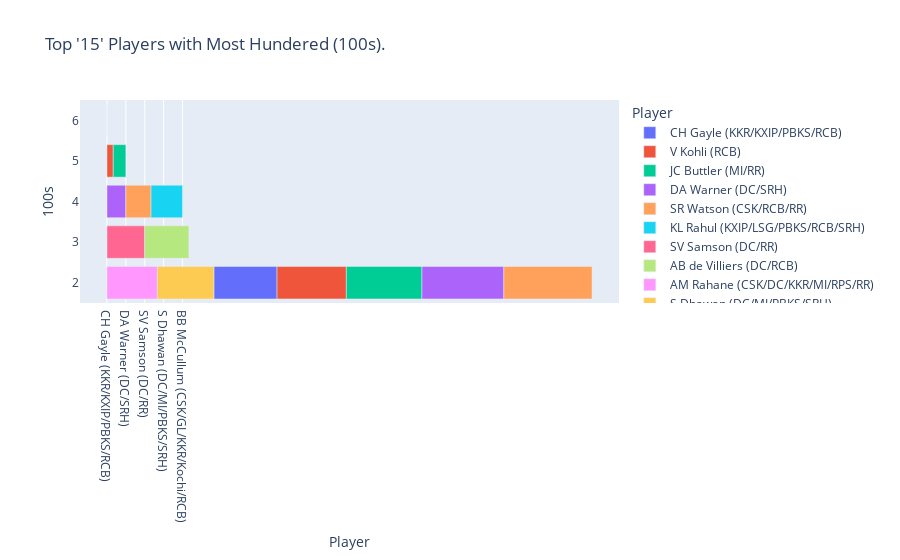

The notebook cell this image was saved under:
### Code cell
#Most No of Centuries in IPL

Records1 = Records.sort_values(by='100s', ascending=False)
fig = px.bar(Records1.head(15), x='Player', y='100s', color='Player',orientation='h', title="Top '15' Players with Most Hundered (100s).")
fig.show()

### Figure 1 — Plotly figure (JSON) as saved in the notebook; plotly's stock layout.template omitted (floating-point values rounded to 4 significant figures)
{"data": [{"alignmentgroup": "True", "hovertemplate": "Player=%{x}<br>100s=%{y}<extra></extra>", "legendgroup": "CH Gayle (KKR/KXIP/PBKS/RCB)", "marker": {"color": "#636efa", "pattern": {"shape": ""}}, "name": "CH Gayle (KKR/KXIP/PBKS/RCB)", "offsetgroup": "CH Gayle (KKR/KXIP/PBKS/RCB)", "orientation": "h", "showlegend": true, "textposition": "auto", "type": "bar", "x": ["CH Gayle (KKR/KXIP/PBKS/RCB)"], "xaxis": "x", "y": [6], "yaxis": "y"}, {"alignmentgroup": "True", "hovertemplate": "Player=%{x}<br>100s=%{y}<extra></extra>", "legendgroup": "V Kohli (RCB)", "marker": {"color": "#EF553B", "pattern": {"shape": ""}}, "name": "V Kohli (RCB)", "offsetgroup": "V Kohli (RCB)", "orientation": "h", "showlegend": true, "textposition": "auto", "type": "bar", "x": ["V Kohli (RCB)"], "xaxis": "x", "y": [5], "yaxis": "y"}, {"alignmentgroup": "True", "hovertemplate": "Player=%{x}<br>100s=%{y}<extra></extra>", "legendgroup": "JC Buttler (MI/RR)", "marker": {"color": "#00cc96", "pattern": {"shape": ""}}, "name": "JC Buttler (MI/RR)", "offsetgroup": "JC Buttler (MI/RR)", "orientation": "h", "showlegend": true, "textposition": "auto", "type": "bar", "x": ["JC Buttler (MI/RR)"], "xaxis": "x", "y": [5], "yaxis": "y"}, {"alignmentgroup": "True", "hovertemplate": "Player=%{x}<br>100s=%{y}<extra></extra>", "legendgroup": "DA Warner (DC/SRH)", "marker": {"color": "#ab63fa", "pattern": {"shape": ""}}, "name": "DA Warner (DC/SRH)", "offsetgroup": "DA Warner (DC/SRH)", "orientation": "h", "showlegend": true, "textposition": "auto", "type": "bar", "x": ["DA Warner (DC/SRH)"], "xaxis": "x", "y": [4], "yaxis": "y"}, {"alignmentgroup": "True", "hovertemplate": "Player=%{x}<br>100s=%{y}<extra></extra>", "legendgroup": "SR Watson (CSK/RCB/RR)", "marker": {"color": "#FFA15A", "pattern": {"shape": ""}}, "name": "SR Watson (CSK/RCB/RR)", "offsetgroup": "SR Watson (CSK/RCB/RR)", "orientation": "h", "showlegend": true, "textposition": "auto", "type": "bar", "x": ["SR Watson (CSK/RCB/RR)"], "xaxis": "x", "y": [4], "yaxis": "y"}, {"alignmentgroup": "True", "hovertemplate": "Player=%{x}<br>100s=%{y}<extra></extra>", "legendgroup": "KL Rahul (KXIP/LSG/PBKS/RCB/SRH)", "marker": {"color": "#19d3f3", "pattern": {"shape": ""}}, "name": "KL Rahul (KXIP/LSG/PBKS/RCB/SRH)", "offsetgroup": "KL Rahul (KXIP/LSG/PBKS/RCB/SRH)", "orientation": "h", "showlegend": true, "textposition": "auto", "type": "bar", "x": ["KL Rahul (KXIP/LSG/PBKS/RCB/SRH)"], "xaxis": "x", "y": [4], "yaxis": "y"}, {"alignmentgroup": "True", "hovertemplate": "Player=%{x}<br>100s=%{y}<extra></extra>", "legendgroup": "SV Samson (DC/RR)", "marker": {"color": "#FF6692", "pattern": {"shape": ""}}, "name": "SV Samson (DC/RR)", "offsetgroup": "SV Samson (DC/RR)", "orientation": "h", "showlegend": true, "textposition": "auto", "type": "bar", "x": ["SV Samson (DC/RR)"], "xaxis": "x", "y": [3], "yaxis": "y"}, {"alignmentgroup": "True", "hovertemplate": "Player=%{x}<br>100s=%{y}<extra></extra>", "legendgroup": "AB de Villiers (DC/RCB)", "marker": {"color": "#B6E880", "pattern": {"shape": ""}}, "name": "AB de Villiers (DC/RCB)", "offsetgroup": "AB de Villiers (DC/RCB)", "orientation": "h", "showlegend": true, "textposition": "auto", "type": "bar", "x": ["AB de Villiers (DC/RCB)"], "xaxis": "x", "y": [3], "yaxis": "y"}, {"alignmentgroup": "True", "hovertemplate": "Player=%{x}<br>100s=%{y}<extra></extra>", "legendgroup": "AM Rahane (CSK/DC/KKR/MI/RPS/RR)", "marker": {"color": "#FF97FF", "pattern": {"shape": ""}}, "name": "AM Rahane (CSK/DC/KKR/MI/RPS/RR)", "offsetgroup": "AM Rahane (CSK/DC/KKR/MI/RPS/RR)", "orientation": "h", "showlegend": true, "textposition": "auto", "type": "bar", "x": ["AM Rahane (CSK/DC/KKR/MI/RPS/RR)"], "xaxis": "x", "y": [2], "yaxis": "y"}, {"alignmentgroup": "True", "hovertemplate": "Player=%{x}<br>100s=%{y}<extra></extra>", "legendgroup": "S Dhawan (DC/MI/PBKS/SRH)", "marker": {"color": "#FECB52", "pattern": {"shape": ""}}, "name": "S Dhawan (DC/MI/PBKS/SRH)", "offsetgroup": "S Dhawan (DC/MI/PBKS/SRH)", "orientation": "h", "showlegend": true, "textposition": "auto", "type": "bar", "x": ["S Dhawan (DC/MI/PBKS/SRH)"], "xaxis": "x", "y": [2], "yaxis": "y"}, {"alignmentgroup": "True", "hovertemplate": "Player=%{x}<br>100s=%{y}<extra></extra>", "legendgroup": "AC Gilchrist (DC/KXIP)", "marker": {"color": "#636efa", "pattern": {"shape": ""}}, "name": "AC Gilchrist (DC/KXIP)", "offsetgroup": "AC Gilchrist (DC/KXIP)", "orientation": "h", "showlegend": true, "textposition": "auto", "type": "bar", "x": ["AC Gilchrist (DC/KXIP)"], "xaxis": "x", "y": [2], "yaxis": "y"}, {"alignmentgroup": "True", "hovertemplate": "Player=%{x}<br>100s=%{y}<extra></extra>", "legendgroup": "BA Stokes (CSK/RPS/RR)", "marker": {"color": "#EF553B", "pattern": {"shape": ""}}, "name": "BA Stokes (CSK/RPS/RR)", "offsetgroup": "BA Stokes (CSK/RPS/RR)", "orientation": "h", "showlegend": true, "textposition": "auto", "type": "bar", "x": ["BA Stokes (CSK/RPS/RR)"], "xaxis": "x", "y": [2], "yaxis": "y"}, {"alignmentgroup": "True", "hovertemplate": "Player=%{x}<br>100s=%{y}<extra></extra>", "legendgroup": "BB McCullum (CSK/GL/KKR/Kochi/RCB)", "marker": {"color": "#00cc96", "pattern": {"shape": ""}}, "name": "BB McCullum (CSK/GL/KKR/Kochi/RCB)", "offsetgroup": "BB McCullum (CSK/GL/KKR/Kochi/RCB)", "orientation": "h", "showlegend": true, "textposition": "auto", "type": "bar", "x": ["BB McCullum (CSK/GL/KKR/Kochi/RCB)"], "xaxis": "x", "y": [2], "yaxis": "y"}, {"alignmentgroup": "True", "hovertemplate": "Player=%{x}<br>100s=%{y}<extra></extra>", "legendgroup": "M Vijay (CSK/DC/KXIP)", "marker": {"color": "#ab63fa", "pattern": {"shape": ""}}, "name": "M Vijay (CSK/DC/KXIP)", "offsetgroup": "M Vijay (CSK/DC/KXIP)", "orientation": "h", "showlegend": true, "textposition": "auto", "type": "bar", "x": ["M Vijay (CSK/DC/KXIP)"], "xaxis": "x", "y": [2], "yaxis": "y"}, {"alignmentgroup": "True", "hovertemplate": "Player=%{x}<br>100s=%{y}<extra></extra>", "legendgroup": "Q de Kock (DC/LSG/MI/RCB/SRH)", "marker": {"color": "#FFA15A", "pattern": {"shape": ""}}, "name": "Q de Kock (DC/LSG/MI/RCB/SRH)", "offsetgroup": "Q de Kock (DC/LSG/MI/RCB/SRH)", "orientation": "h", "showlegend": true, "textposition": "auto", "type": "bar", "x": ["Q de Kock (DC/LSG/MI/RCB/SRH)"], "xaxis": "x", "y": [2], "yaxis": "y"}], "layout": {"barmode": "relative", "legend": {"title": {"text": "Player"}, "tracegroupgap": 0}, "title": {"text": "Top '15' Players with Most Hundered (100s)."}, "xaxis": {"anchor": "y", "categoryarray": ["CH Gayle (KKR/KXIP/PBKS/RCB)", "V Kohli (RCB)", "JC Buttler (MI/RR)", "DA Warner (DC/SRH)", "SR Watson (CSK/RCB/RR)", "KL Rahul (KXIP/LSG/PBKS/RCB/SRH)", "SV Samson (DC/RR)", "AB de Villiers (DC/RCB)", "AM Rahane (CSK/DC/KKR/MI/RPS/RR)", "S Dhawan (DC/MI/PBKS/SRH)", "AC Gilchrist (DC/KXIP)", "BA Stokes (CSK/RPS/RR)", "BB McCullum (CSK/GL/KKR/Kochi/RCB)", "M Vijay (CSK/DC/KXIP)", "Q de Kock (DC/LSG/MI/RCB/SRH)"], "categoryorder": "array", "domain": [0, 1], "title": {"text": "Player"}}, "yaxis": {"anchor": "x", "domain": [0, 1], "title": {"text": "100s"}}}}
